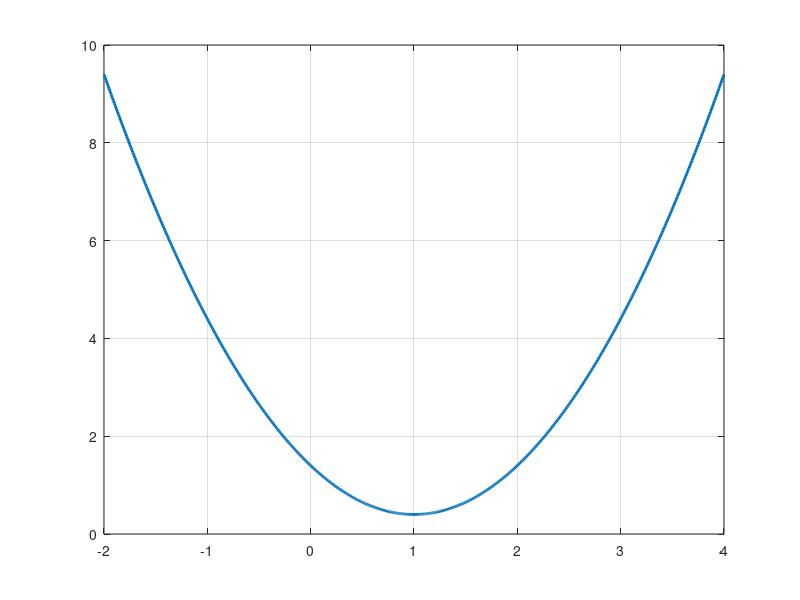

Write the MATLAB code that produced this figure. (Note: this script raises an error after producing the figure.)
x1=linspace(-0.5,0.585,40);
x2=linspace(0.585,pi/2,40);
x3=linspace(pi/2,3);
y1=exp(-x1);
y2=sin(x2);
y3=0.8+sin(5*x3)*0.2

x=-2:.01:4;
y=x.^2-2*x+1.4;

b=plot([x1,x2,x3],[y1,y2,y3]);
b=plot(x,y);
set(b,'linewidth',2)
grid
bodechange

